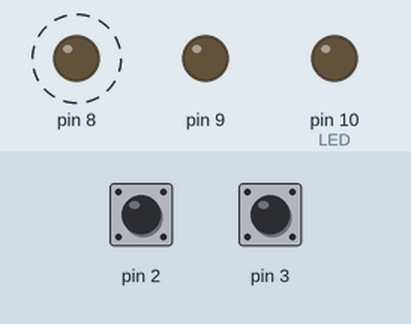
This sketch was run on a simulated Arduino Uno, built with avr-gcc and run on an emulated ATmega328P. Parts: output pins drawn as LEDs (lit = HIGH). Dashed ring = blinking. The inputs (shaded band) are chosen by the test bench; at power-on: pin 2 HIGH, pin 3 HIGH.

Above: at 0.78 s.
1.3 s: pin 2 pulled LOW for 0.15 s
At 1.42 s:
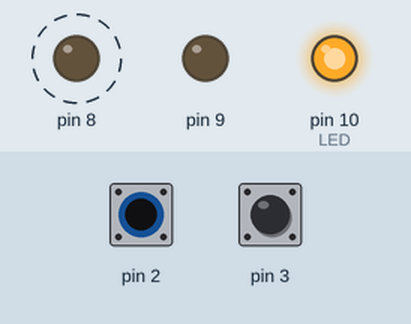
4.3 s: pin 3 pulled LOW for 0.15 s
At 4.98 s:
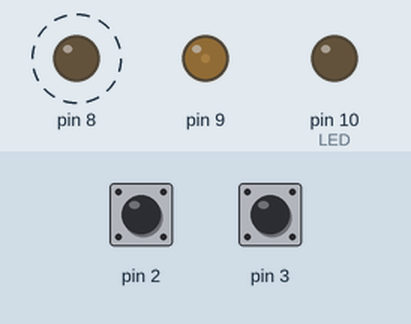
7.3 s: pin 3 pulled LOW for 1 s
At 7.8 s:
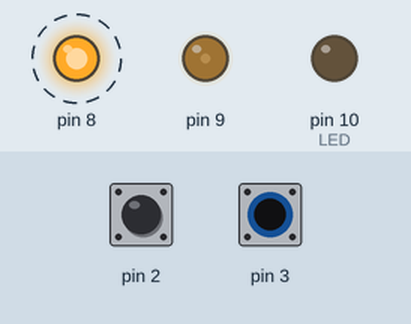
10.3 s: pin 3 pulled LOW for 0.15 s
At 10.39 s:
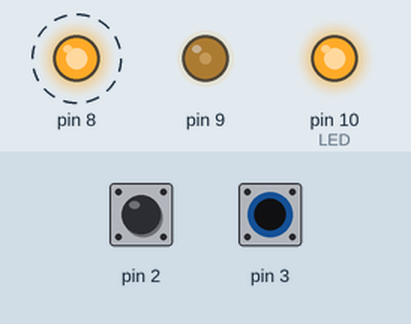
13.3 s: pin 3 pulsed LOW 5 times (0.12 s each, 0.3 s apart)
At 13.98 s:
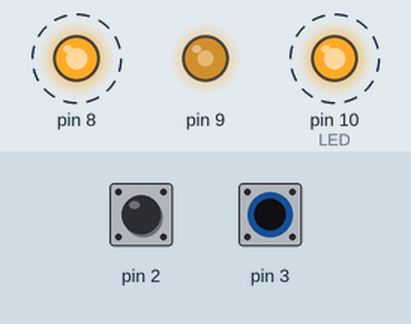
16.3 s: pin 3 pulsed LOW 5 times (0.12 s each, 0.3 s apart)
At 17.02 s:
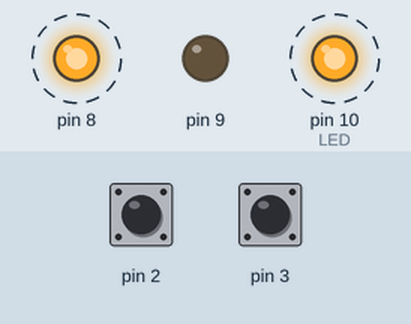
Timing chart, 0 to 20.3 s (numbered marks = the images above; inputs shaded):
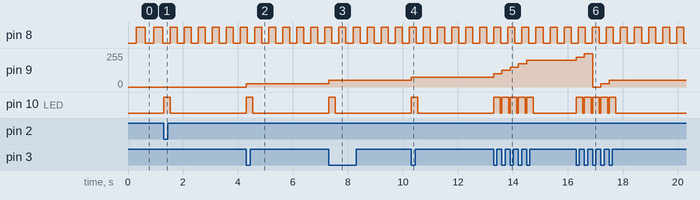

Measured:
- after the input at 1.3 s, pin 10 (LED): LOW → HIGH at once, → LOW 0.25 s later
- after the input at 4.3 s, pin 9: 0/255 → 25/255 at once; pin 10 (LED): LOW → HIGH at once, → LOW 0.25 s later
- after the input at 7.3 s, pin 9: 25/255 → 50/255 at once; pin 10 (LED): LOW → HIGH at once, → LOW 0.25 s later
- after the input at 10.3 s, pin 9: 50/255 → 75/255 at once; pin 10 (LED): LOW → HIGH at once, → LOW 0.25 s later
- after the input at 13.3 s, pin 9: moves from 75/255 to 199/255 over 1.2 s, starting at once; pin 10 (LED): alternates HIGH for 0.25 s and LOW for 0.05 s, 10 changes in all, then stays LOW, starting at once
- after the input at 16.3 s, pin 9: 199/255 → 224/255 at once, → 249/255 0.30 s later, → 0/255 0.30 s later, → 25/255 0.30 s later, … (5 changes in this stretch); pin 10 (LED): alternates HIGH for 0.25 s and LOW for 0.05 s, 10 changes in all, then stays LOW, starting at once
- by itself, pin 8: alternates HIGH for 0.26 s and LOW for 0.26 s

The sketch:

Timers.ino
```cpp
uint8_t t0_count = 0;     // counts Timer0 compare matches
uint8_t t2_count = 0;     // counts Timer2 overflows
uint8_t busy = 0;         // 1 while the 250 ms debounce is running

void setup() {
  // PB0, PB1, PB2 as outputs
  DDRB |= (1 << PB0) | (1 << PB1) | (1 << PB2);

  // PD2, PD3 as inputs with pull-up
  DDRD &= ~((1 << PD2) | (1 << PD3));
  PORTD |= (1 << PD2) | (1 << PD3);

  // Timer0: CTC mode
  TCCR0A = 0x00;
  TCCR0B = 0x00;
  TCCR0A |= (1 << WGM01);                 // CTC mode
  TCCR0B |= (1 << CS02) | (1 << CS00);    // prescaler 1024
  OCR0A = 249;                            // 16 ms per compare match
  TIMSK0 = (1 << OCIE0A);                 // enable compare match A interrupt

  // Timer1: Fast PWM 10-bit
  TCCR1A = 0x00;
  TCCR1B = 0x00;
  TCCR1A |= (1 << WGM11) | (1 << WGM10);  // fast PWM 10-bit
  TCCR1B |= (1 << WGM12);
  TCCR1A |= (1 << COM1A1);                // non-inverting
  TCCR1B |= (1 << CS11);                  // prescaler 8
  OCR1A = 0;                              // LED off at start

  // Timer2: Normal mode (debounce)
  TCCR2A = 0x00;
  TCCR2B = 0x00;                          // stopped until a button is pressed
  TIMSK2 |= (1 << TOIE2);                 // enable overflow interrupt

  // Buttons: INT0 and INT1 on falling edge
  EICRA |= (1 << ISC01) | (1 << ISC11);
  EIMSK |= (1 << INT0) | (1 << INT1);

  // enable global interrupt
  sei();
}

// Timer0: toggle LED on PB0 every 20 compare matches
ISR(TIMER0_COMPA_vect) {
  t0_count++;
  if (t0_count == 20) {
    t0_count = 0;
    PORTB ^= (1 << PB0);
  }
}

// Button 1: change the blink rate
ISR(INT0_vect) {
  if (busy == 0) {
    OCR0A -= 50;                          // smaller compare value = faster blink
    if (OCR0A < 30) OCR0A = 249;          // back to the slowest rate
    TCNT0 = 0;

    start_debounce();
  }
}

// Button 2: increase the brightness
ISR(INT1_vect) {
  if (busy == 0) {
    OCR1A += 100;                         // duty cycle (0 to 1023)
    if (OCR1A > 1023) OCR1A = 0;          // back to off

    start_debounce();
  }
}

void start_debounce() {
  busy = 1;                             // start 250 ms debounce
  t2_count = 0;
  TCNT2 = 0;
  TCCR2B |= (1 << CS22) | (1 << CS21) | (1 << CS20);   // prescaler 1024
  PORTB |= (1 << PB2);                  // indicator LED on
}

// Timer2: 15 overflows x 16.384 ms = about 250 ms
ISR(TIMER2_OVF_vect) {
  t2_count++;
  if (t2_count == 15) {
    TCCR2B = 0x00;                        // stop Timer2
    busy = 0;
    PORTB &= ~(1 << PB2);                 // indicator LED off
    EIFR |= (1 << INTF0) | (1 << INTF1);  // clear presses that bounced meanwhile
  }
}

void loop() {
}
```
